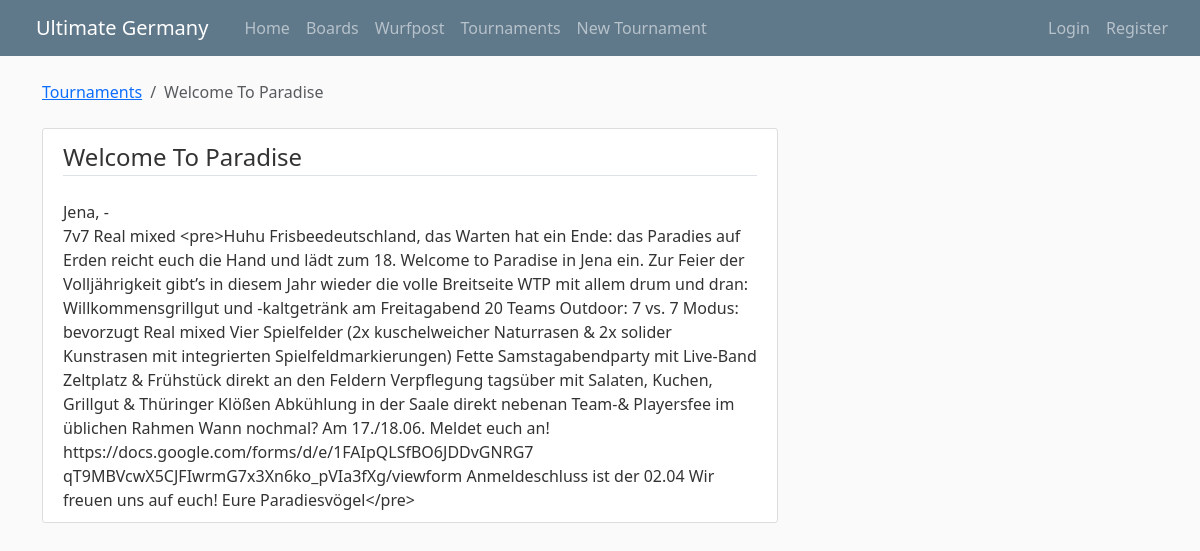
Screenshot of /tournaments/3/ with the database file from the repository.
### tournaments/models.py (models this page shows, shortened)
class Tournament(models.Model):
    title = models.CharField(max_length=60)
    contact = models.CharField(max_length=60, default='')
    contact_Mail = models.CharField(max_length=80, default='', blank=True)
    mail = models.CharField(max_length=80, default='', blank=True)
    link = models.CharField(max_length=80, default='', blank=True)
    start_Date = models.DateTimeField()
    end_Date = models.DateTimeField()
    location = models.CharField(max_length=30)
    TYPE_CHOICES = (
        ('t', 'Team Tournament'),
        ('h', 'Hat Tournament'),
        ('try', 'Tryout'),
        ('w', 'Workshop'),
    )
    type = models.CharField(max_length=3, choices=TYPE_CHOICES, default='t')
    MODE_CHOICES = (
        (4, '4v4'),
        (5, '5v5'),
        (7, '7v7'),
    )
    mode = models.IntegerField(choices=MODE_CHOICES, default=7)
    SURFACE_CHOICES = (
        ('g', 'Grass'),
        ('b', 'Beach'),
        ('i', 'Indoor'),
    )
    surface = models.CharField(max_length=2, choices=SURFACE_CHOICES, default='g')
    GENDER_CHOICES = (
        ('rm', 'Real mixed'),
        ('sm', 'Soft mixed'),
        ('lm', 'Loose mixed'),
        ('w', 'Women'),
        ('o', 'Open'),
    )
    gender = models.CharField(max_length=2, choices=GENDER_CHOICES, default='rm')
    STYLE_CHOICES = (
        ('fu', 'Fun'),
        ('co', 'Competitive'),
        ('be', 'Beginner'),
        ('yo', 'Youth'),
    )
    style = models.CharField(max_length=2, choices=STYLE_CHOICES, default='fu')
    description = models.TextField(max_length=5000, default="")
    approved = models.BooleanField(default=False)

### tournaments/views.py (the view)
# urls.py: path('<int:pk>/', views.TournamentDetailView.as_view(), name="tournament-detail"),
class TournamentDetailView(DetailView):
    model = Tournament

### tournaments/templates/tournaments/tournament_detail.html (shortened to what this page needs)
{% extends "base.html" %}
{% block breadcrumb %}
    <div class="container">
        <ol class="breadcrumb my-4">
        	<li class="breadcrumb-item"><a href="{% url 'tournaments' %}">Tournaments</a></li>
            <li class="breadcrumb-item active">{{object.title}}</li>
        </ol>
    </div>
{% endblock %}
{% block content %}
<div class="content-section">
	<legend class="border-bottom mb-4">{{object.title}}</legend>
	{{tournament.location}},
	{{tournament.start_datetime|date:'d.m.y' }} - {{ tournament.end_datetime|date:'d.m.y' }}<br />
	{{tournament.get_mode_display }} {{ tournament.get_gender_display }}
    {{ tournament.description }}
</div>
{% endblock content %}

### static/main.css (style rules this page uses)
body { background: #fafafa; color: #333333; margin-top: 5rem; }
.content-section { background: #ffffff; padding: 10px 20px; border: 1px solid #dddddd; border-radius: 3px; margin-bottom: 20px; }
html { margin-left: calc(100vw - 100%); margin-right: 0; overflow: auto; overflow-y: scroll; }

### rows the page displays
Tournament: title "Welcome To Paradise", location "Jena", mode "7v7", gender "Real mixed", description "<pre>Huhu Frisbeedeutschland, das Warten hat ein Ende: das Paradies auf Erden reicht euch die Hand und lädt zum 18. Welcome to Paradise in Jena ein. Zur Feier der Volljährigkeit gibt’s in diesem Jahr wieder die volle Breitseite WTP mit allem drum und dran: Willkommensgrillgut und -kaltgetränk am Freitagabend 20 Teams Outdoor: 7 vs. 7 Modus: bevorzugt Real mixed Vier Spielfelder (2x kuschelweicher Naturrasen & 2x solider Kunstrasen mit integrierten Spielfeldmarkierungen) Fette Samstagabendparty mit Live-Band Zeltplatz & Frühstück direkt an den Feldern Verpflegung tagsüber mit Salaten, Kuchen, Grillgut & Thüringer Klößen Abkühlung in der Saale direkt nebenan Team-& Playersfee im üblichen…"
